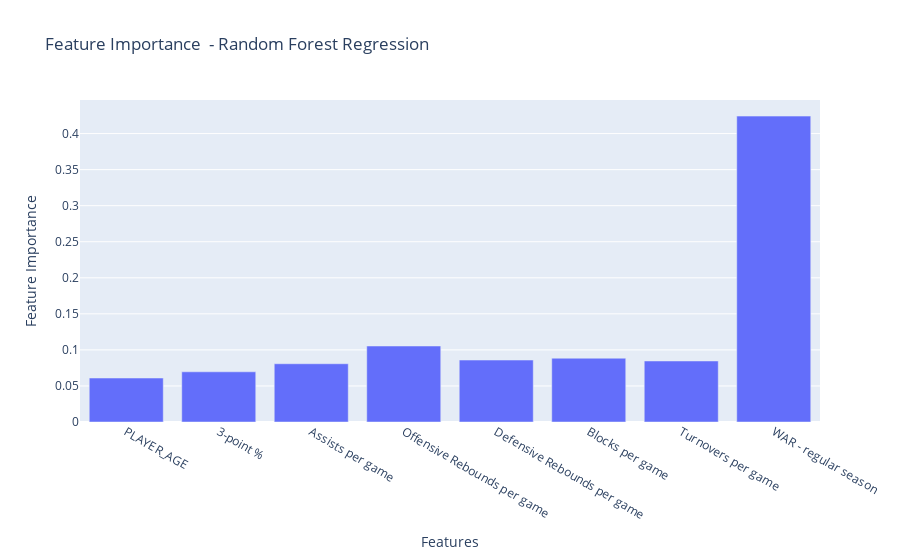

Here is the notebook cell this chart was saved with:
### Code cell
fig = px.bar(x=features, y=feature_imp, title='Feature Importance  - Random Forest Regression')
fig.update_xaxes(title_text = 'Features')
fig.update_yaxes(title_text = 'Feature Importance')
fig.show()

### Figure 1 — Plotly figure (JSON) as saved in the notebook; plotly's stock layout.template omitted (floating-point values rounded to 4 significant figures)
{"data": [{"alignmentgroup": "True", "hovertemplate": "x=%{x}<br>y=%{y}<extra></extra>", "legendgroup": "", "marker": {"color": "#636efa", "pattern": {"shape": ""}}, "name": "", "offsetgroup": "", "orientation": "v", "showlegend": false, "textposition": "auto", "type": "bar", "x": ["PLAYER_AGE", "3-point %", "Assists per game", "Offensive Rebounds per game", "Defensive Rebounds per game", "Blocks per game", "Turnovers per game", "WAR - regular season"], "xaxis": "x", "y": [0.06098, 0.06961, 0.08077, 0.1054, 0.08592, 0.08846, 0.08462, 0.4242], "yaxis": "y"}], "layout": {"barmode": "relative", "legend": {"tracegroupgap": 0}, "title": {"text": "Feature Importance  - Random Forest Regression"}, "xaxis": {"anchor": "y", "domain": [0, 1], "title": {"text": "Features"}}, "yaxis": {"anchor": "x", "domain": [0, 1], "title": {"text": "Feature Importance"}}}}
